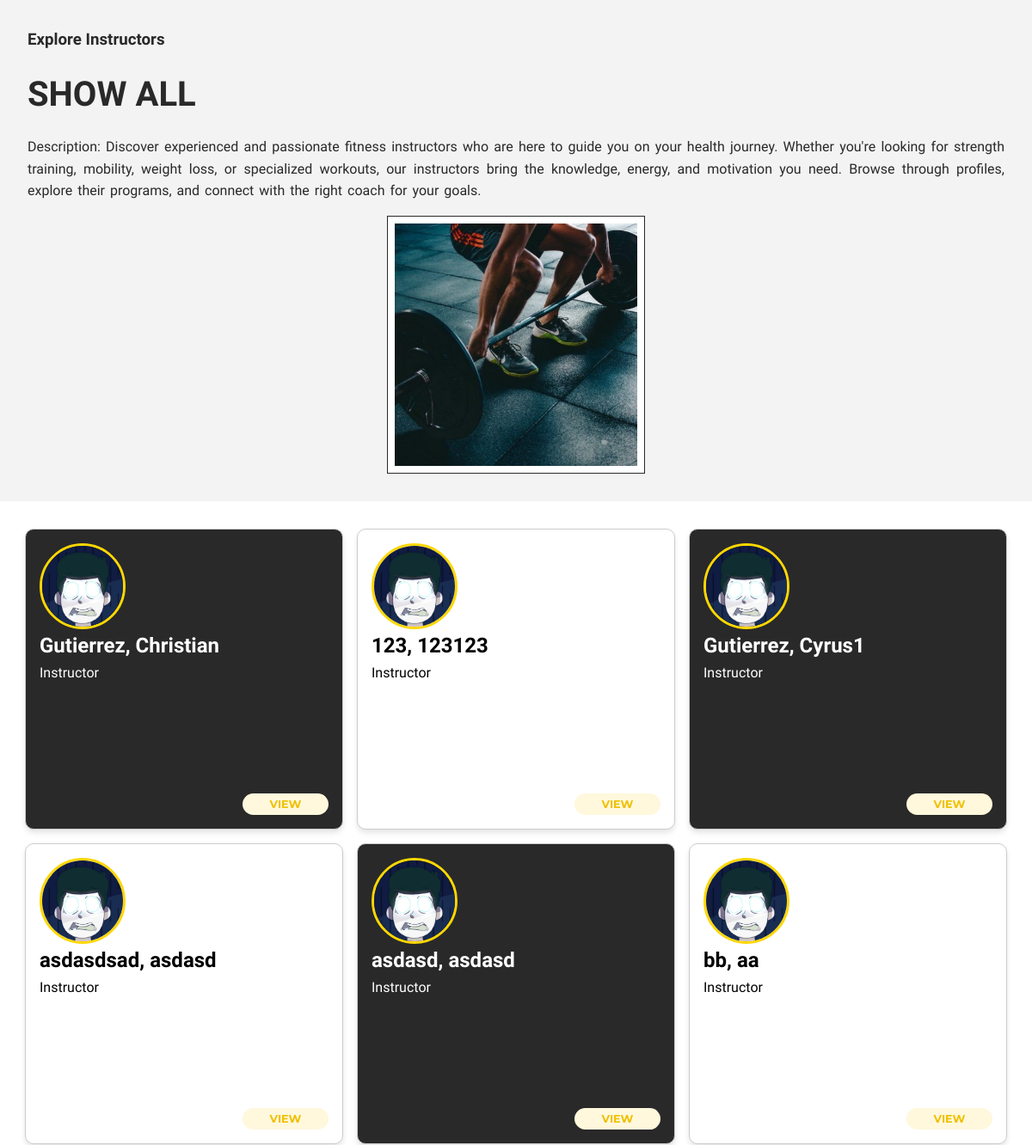
Page /explore-instructors.php (upper part) on the earlier database version.
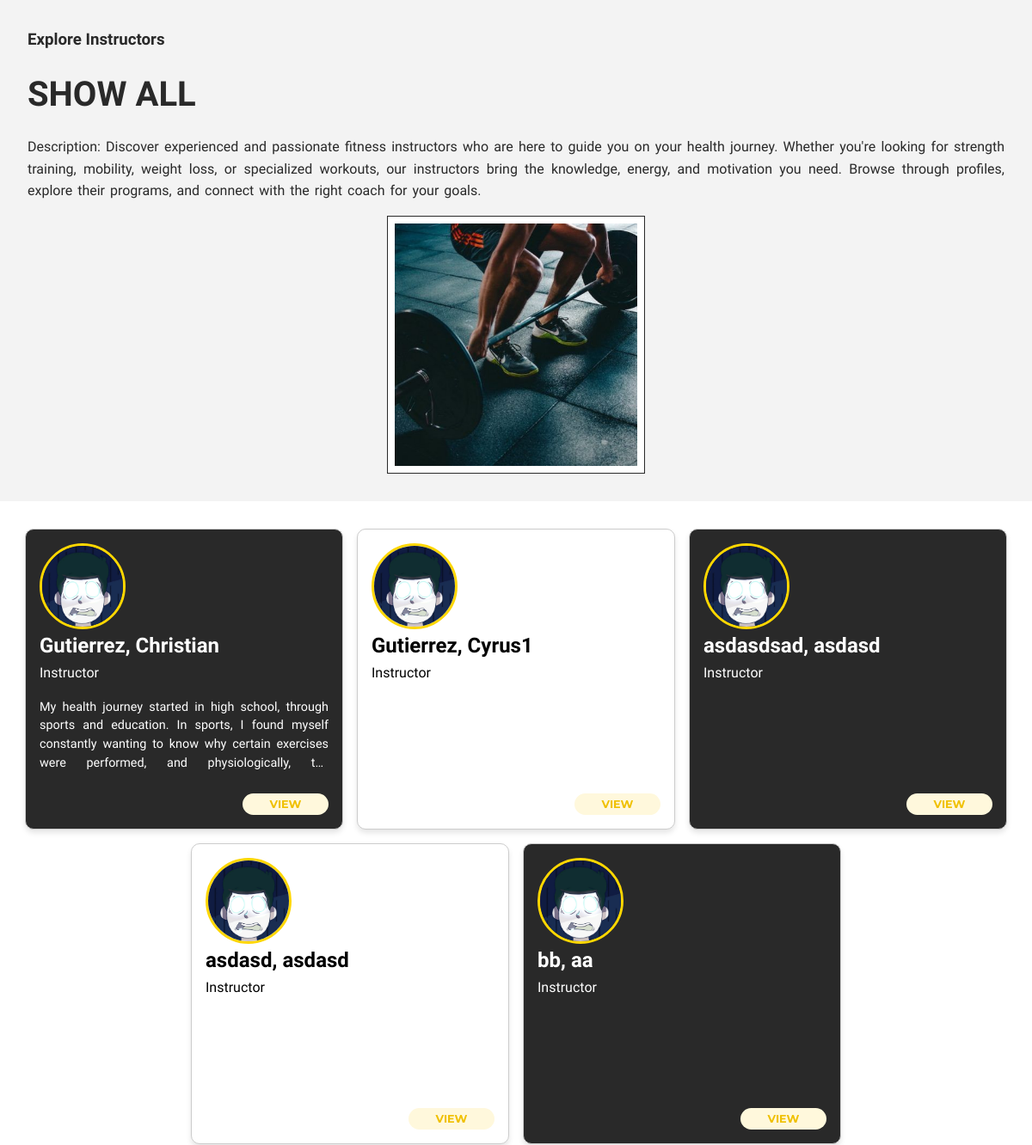
Same page on the later database version.
### tables this page shows
CREATE TABLE `user` (
  `ID` int(11) NOT NULL,
  `username` varchar(255) NOT NULL,
  `email` varchar(255) NOT NULL,
  `password` varchar(255) NOT NULL,
  `firstName` varchar(255) NOT NULL,
  `lastName` varchar(255) NOT NULL,
  `DOB` date NOT NULL,
  `contactNo` bigint(11) NOT NULL,
  `gender` varchar(255) NOT NULL,
  `profilePicUrl` varchar(500) NOT NULL,
  `dateCreated` datetime NOT NULL DEFAULT current_timestamp(),
  `dateUpdated` date NOT NULL DEFAULT current_timestamp(),
  `lastLoggedIn` date NOT NULL DEFAULT current_timestamp(),
  `role` varchar(10) NOT NULL DEFAULT 'user',
  `status` varchar(10) NOT NULL DEFAULT 'active',
  `reset_token` varchar(255) DEFAULT NULL,
  `reset_expiry` datetime DEFAULT NULL
);

CREATE TABLE `instructor_details` (
  `ID` int(11) NOT NULL,
  `userID` int(11) NOT NULL,
  `goal` text DEFAULT NULL,
  `personalDescription` text DEFAULT NULL
);

### includes/class-instructor.php (called while the page is built, shortened)
<?php
class Instructor
{
    private $conn;
    public function __construct($conn)
    {
        $this->conn = $conn;
    }
    public function get_instructors()
    {
        $stmt = $this->conn->prepare("SELECT `user`.`ID`, `user`.`firstName`, `user`.`lastName`, `user`.`profilePicUrl`, `instructor_details`.`goal`, `instructor_details`.`personalDescription` FROM `user` LEFT JOIN `instructor_details` ON `user`.`ID` = `instructor_details`.`userID` WHERE `user`.`status` = 'active' AND `user`.`role` = 'instructor'");
        $stmt->execute();
        $result = $stmt->get_result();
        if ($result->num_rows > 0) {
            $instructorRows = [];
            while ($rows = $result->fetch_assoc()) {
                $instructorRows[] = $rows;
            }
            return $instructorRows;
        } else {
            return [];
        }
    }
}

### explore-instructors.php (the view, shortened to what this page needs)
<?php
require_once("./includes/auth.php");
require_once "./includes/class-instructor.php";
$instructors = new Instructor($conn);
$instructorList = $instructors->get_instructors();
?>
<!DOCTYPE html>
<html lang="en">
<head>
  <?php require_once "./components/global_css.php" ?>
  <link rel="stylesheet" href="css/header.css" />
  <link rel="stylesheet" href="./css/instructors.css" />
</head>
<body>
  <header class="header">
    <div class="header-details">
      <div class="header-content">
        <div class="header-list">
          <h3>Explore Instructors</h3>
        </div>
        <h1>
          SHOW ALL
        </h1>
        <div class="header-list">
          <p>Description: </p>
          <p>
            Discover experienced and passionate fitness instructors who are here to guide you on your health journey. Whether you're looking for strength training, mobility, weight loss, or specialized workouts, our instructors bring the knowledge, energy, and motivation you need. Browse through profiles, explore their programs, and connect with the right coach for your goals.
          </p>
        </div>
      </div>
      <div class="header-background">
        <img src="./assets/bg.jpg" alt="Instructors Visual">
      </div>
    </div>
  </header>
  <div class="main-container">
    <div class="trainer-section">
      <?php foreach ($instructorList as $rows): ?>
        <div class="trainer-card">
          <div class="trainer-image">
            <img src="./instructor/images/<?= rawurlencode($rows['firstName']) . "-" . rawurlencode($rows['lastName']) . "/" . rawurlencode($rows['profilePicUrl']) ?>" />
            <h2><?= htmlspecialchars($rows['lastName']) . ", " . htmlspecialchars($rows['firstName']) ?></h2>
            <p>Instructor</p>
          </div>
          <div class="trainer-text">
            <p>
              <?= htmlspecialchars($rows['goal']) ?>
            </p>
          </div>
          <a href="instructor-profile.php?id=<?= htmlspecialchars($rows['ID']) ?>"><button class="view-btn">VIEW</button></a>
        </div>
      <?php endforeach; ?>
    </div>
  </div>
</body>
</html>

### components/global_css.php (shortened to what this page needs)
<link rel="stylesheet" href="css/reset.css" />
<link rel="stylesheet" href="css/navbar.css" />
<link rel="stylesheet" href="css/footer.css" />
<link rel="stylesheet" href="https://cdnjs.cloudflare.com/ajax/libs/font-awesome/4.7.0/css/font-awesome.min.css" />

### css/header.css (style rules this page uses)
.header { width: 100%; height: 400px; min-height: fit-content; color: var(--black); background-color: var(--light-grey); display: flex; justify-content: center; align-items: center; }
.header-details { width: 1200px; height: fit-content; max-width: 100%; display: flex; justify-content: space-between; text-align: justify; padding: 2rem; gap: 1rem; }
.header-content { max-width: 100%; display: flex; flex-direction: column; align-items: flex-start; gap: 1rem; }
.header-background { align-self: center; height: 300px; width: 300px; min-width: 300px; min-height: 300px; border: 1px solid var(--black); padding: 0.5rem; background-color: white; }
.header-background img { height: 100%; width: 100%; object-fit: cover; }
.header-content h1 { font-size: 2.5rem; margin: 0; color: var(--black); }
.header-content p { word-spacing: 2px; max-width: 400px; }
.header-list p { display: inline; }
@media only screen and (max-width: 1200px) { .header-details { flex-wrap: wrap; justify-content: center; } }

### css/instructors.css (style rules this page uses)
.trainer-section { display: flex; gap: 1rem; flex-wrap: wrap; }
.trainer-card { display: flex; flex-direction: column; gap: 1rem; padding: 1rem; border-radius: 10px; box-shadow: 0 4px 6px rgba(0, 0, 0, 0.1); position: relative; max-height: fit-content; height: 350px; background-color: #fff; color: #000; border: 1px solid #ccc; transition: transform 0.3s ease; width: 370px; }
.trainer-card:nth-child(odd) { background-color: var(--black); color: #fff; }
.trainer-text { font-size: 0.9rem; line-height: 1.5; height: 100px; overflow: hidden; text-align: justify; text-overflow: ellipsis; }
.trainer-text p { margin: 0; display: -webkit-box; -webkit-box-orient: vertical; -webkit-line-clamp: 4; overflow: hidden; }
.trainer-image img { width: 100px; height: 100px; border-radius: 50%; border: 3px solid #ffd700; object-fit: cover; display: block; }
.view-btn { font-family: Montserrat, sans-serif; float: right; background-color: #fff8dc; color: #f0c000; border: 1px solid #f0c000; border-radius: 30px; padding: 5px 10px; font-weight: bold; cursor: pointer; transition: background-color 0.3s ease; width: 100px; font-size: 0.8rem; margin-left: auto; }
@media (max-width: 1200px) { .trainer-section { justify-content: center; } }

Differences in the rows shown:
no longer on this page (row unchanged): user: firstName+lastName+profilePicUrl (picture), lastName "Gutierrez", firstName "Christian"
no longer on this page (row edited): user: firstName+profilePicUrl (picture), lastName "123", firstName "123123"
no longer on this page (row unchanged): user: firstName+lastName+profilePicUrl (picture), lastName "Gutierrez", firstName "Cyrus1"
added instructor_details: userID.profilePicUrl (picture), userID.lastName "Gutierrez", userID.firstName "Christian", goal "My health journey started in high school, through sports and education. In sports, I found myself constantly wanting to know why certain exercises were performed, and physiologically,…"
added instructor_details: userID.profilePicUrl (picture), userID.lastName "Gutierrez", userID.firstName "Cyrus1"
